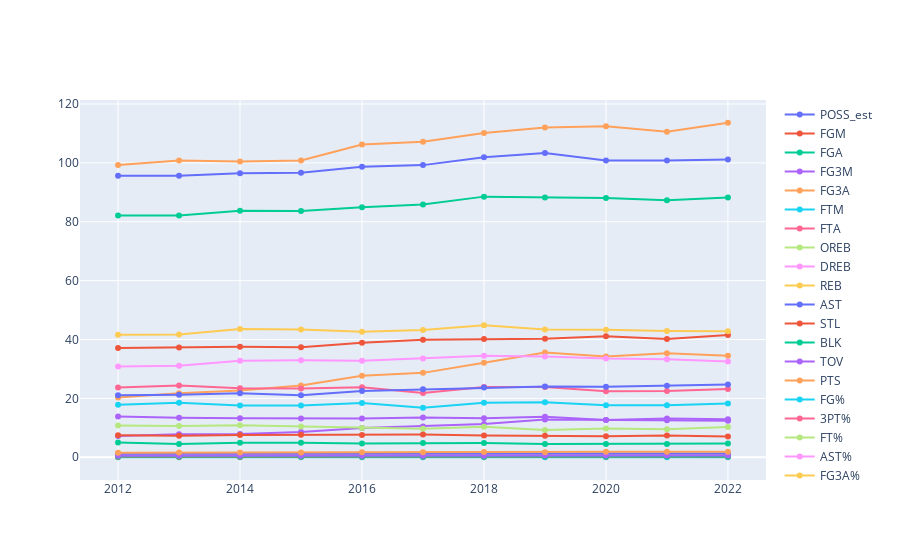

The notebook cell saved with this chart:
### Code cell
change_per48_df = change_df.copy()
for col in change_per48_df.columns[2:18]:
    change_per48_df[col] = (change_per48_df[col]/change_per48_df['MIN'])*48*5

change_per48_df.drop(columns='MIN', inplace=True)

fig = go.Figure()
for col in change_per48_df.columns[1:]:
    fig.add_trace(go.Scatter(x=change_per48_df['season_start_year'],
                             y=change_per48_df[col], name=col))
fig.show()
